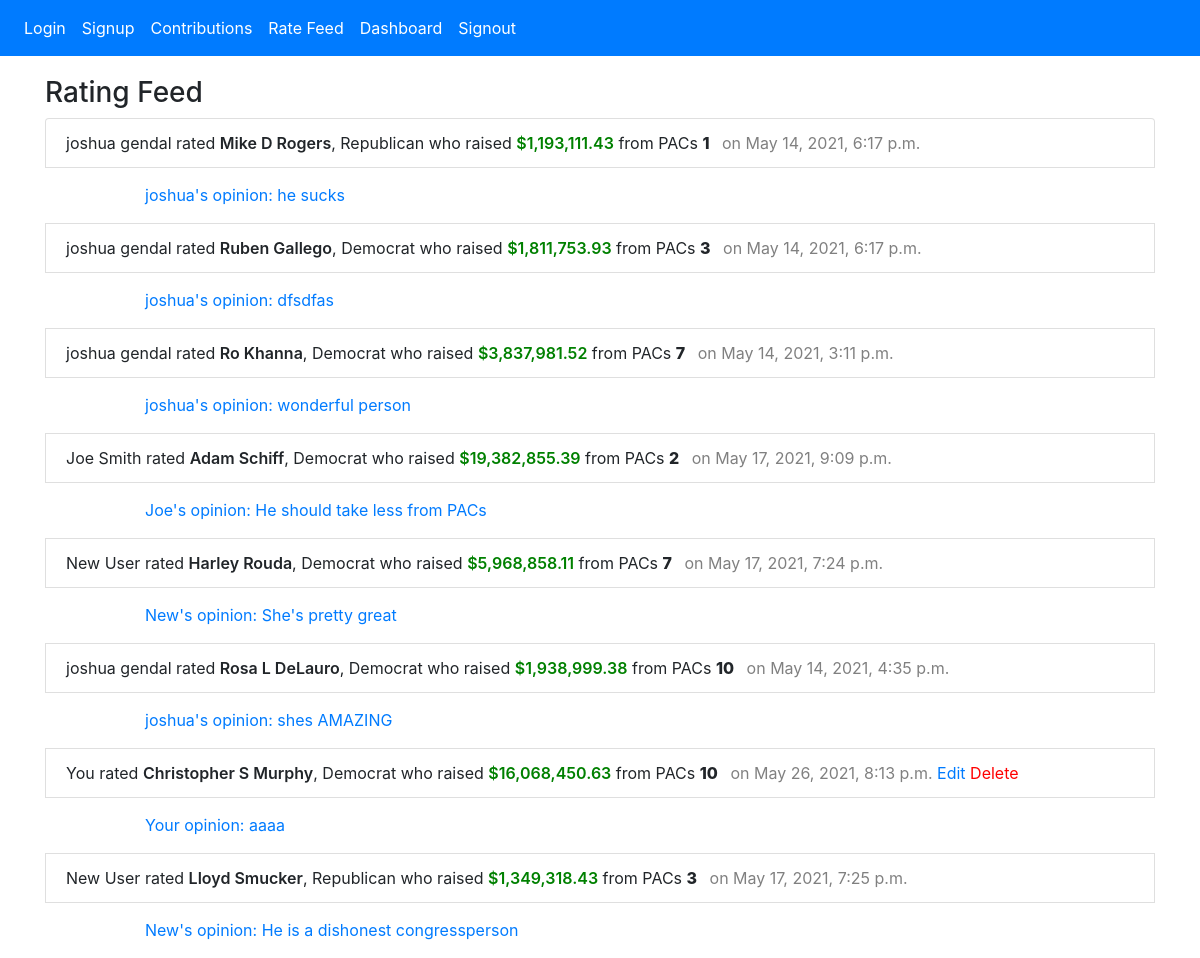
Page /rate-feed (signed in) on the committed database.
### congress_app/models.py (models this page shows, shortened)
class Rating(models.Model):
  rating = models.IntegerField()
  user = models.ForeignKey(User, related_name="ratings", on_delete=models.CASCADE)
  member = models.OneToOneField(MemberOfCongress, on_delete=models.CASCADE, primary_key=True)
  created_at = DateTimeField(auto_now_add=True, null=True)
  updated_at = DateTimeField(auto_now=True, null=True)
  objects = RatingManager()

class User(models.Model):
  first_name = models.CharField(max_length=45)
  last_name = models.CharField(max_length=45)
  email = models.EmailField(unique=True)
  password = models.CharField(max_length=255)
  created_at = DateTimeField(auto_now_add=True, null=True)
  updated_at = DateTimeField(auto_now=True, null=True)
  objects = UserManager()

class MemberOfCongress(models.Model):
  first_name = models.CharField(max_length=45)
  last_name = models.CharField(max_length=45)
  cid = models.CharField(max_length=50)
  state = models.CharField(max_length=10)
  party = models.CharField(max_length=10)
  chamber = models.CharField(max_length=5)
  first_elected = models.IntegerField()
  total_contributions = models.FloatField()

class Opinion(models.Model):
  text = models.TextField()
  user = models.ForeignKey(User, related_name="opinions", on_delete=models.CASCADE)
  member = models.OneToOneField(MemberOfCongress, on_delete=models.CASCADE, primary_key=True)
  created_at = DateTimeField(auto_now_add=True, null=True)
  updated_at = DateTimeField(auto_now=True, null=True)

### congress_app/views.py (the view)
# urls.py: path('rate-feed', views.rate_feed),
def rate_feed(request):
  all_ratings = Rating.objects.all()
  all_opinions = Opinion.objects.all()
  context = {
    'all_ratings': all_ratings,
    'all_opinions': all_opinions
  }
  return render(request, 'rate_feed.html', context)

### congress_app/templates/rate_feed.html (shortened to what this page needs)
<!DOCTYPE html>
<html lang="en">
  {% include "partials/header.html" %}
  </head>
  <body>
    {% include "partials/navbar.html" %}
    <div class="container">
      <div class="row">
        <div class="col-12">
          <h3>Rating Feed</h3>
          <ul class="list-group lg-margin-top ">
            {% for rating in all_ratings %}
              <li class="list-group-item">
                {% if 'user_id' in request.session %}
                  {% if request.session.user_id == rating.user.id %}
                    You
                  {% else %}
                    {{ rating.user.first_name }} {{ rating.user.last_name }}
                  {% endif %}
                {% else %}
                  {{ rating.user.first_name }} {{ rating.user.last_name }} rated
                {% endif %}
                rated <span class="member-text">{{ rating.member.first_name }} {{ rating.member.last_name }}</span>,
                {{ rating.member.party }}
                {% load humanize %}
                who raised <span class="green">${{ rating.member.total_contributions|intcomma }}</span>
                from PACs <span class="rating-text">{{ rating.rating }}</span>
                <span class="updated-time-text">on {{ rating.updated_at }}</span>
                {% if 'user_id' in request.session %}
                  {% if rating.user.id == request.session.user_id %}
                    <a href="edit-rating-opinion/{{ rating.member.cid }}">Edit</a>
                    <a class="delete-text" href="rating/delete/{{ rating.member.cid }}">Delete</a>
                  {% endif %}
                {% endif %}
              </li>
              {% for opinion in all_opinions %}
                {% if rating.member.cid == opinion.member.cid %}
                  {% if 'user_id' in request.session %}
                    {% if opinion.user.id == request.session.user_id %}
                      <p class="opinion-text">Your opinion: {{ opinion.text }}</p>
                    {% else %}
                      <p class="opinion-text">{{ rating.user.first_name }}'s opinion: {{ opinion.text }}</p>
                    {% endif %}
                  {% else %}
                  <p class="opinion-text">{{ rating.user.first_name }}'s opinion: {{ opinion.text }}</p>
                  {% endif %}
                {% endif %}
              {% endfor %}
            {% endfor %}
          </ul>
        </div>
      </div>
    </div>
  </body>

### congress_app/static/style.css (style rules this page uses)
.container { margin-top: 20px; }
.opinion-text { padding-left: 100px; padding-top: 15px; color: #007bff; }
.updated-time-text { color: grey; margin-left: 8px; }
ul { list-style-type: none; }
.green { color: green; font-weight: 600; }
.rating-text { font-weight: 800; }
.member-text { font-weight: 600; }
.delete-text { color: red; }

### rows in the picture
Rating: user.first_name "joshua", user.last_name "gendal", member.first_name "Mike D", member.last_name "Rogers", member.party "Republican", member.total_contributions "1,193,111.43", rating "1", updated_at "May 14, 2021, 6:17 p.m."
Opinion: text "he sucks"
Rating: user.first_name "joshua", user.last_name "gendal", member.first_name "Ruben", member.last_name "Gallego", member.party "Democrat", member.total_contributions "1,811,753.93", rating "3", updated_at "May 14, 2021, 6:17 p.m."
Opinion: text "dfsdfas"
Rating: user.first_name "joshua", user.last_name "gendal", member.first_name "Ro", member.last_name "Khanna", member.party "Democrat", member.total_contributions "3,837,981.52", rating "7", updated_at "May 14, 2021, 3:11 p.m."
Opinion: text "wonderful person"
Rating: user.first_name "Joe", user.last_name "Smith", member.first_name "Adam", member.last_name "Schiff", member.party "Democrat", member.total_contributions "19,382,855.39", rating "2", updated_at "May 17, 2021, 9:09 p.m."
Opinion: text "He should take less from PACs"
Rating: user.first_name "New", user.last_name "User", member.first_name "Harley", member.last_name "Rouda", member.party "Democrat", member.total_contributions "5,968,858.11", rating "7", updated_at "May 17, 2021, 7:24 p.m."
Opinion: text "She's pretty great"
Rating: user.first_name "joshua", user.last_name "gendal", member.first_name "Rosa L", member.last_name "DeLauro", member.party "Democrat", member.total_contributions "1,938,999.38", rating "10", updated_at "May 14, 2021, 4:35 p.m."
Opinion: text "shes AMAZING"
Rating: shows "You", member.first_name "Christopher S", member.last_name "Murphy", member.party "Democrat", member.total_contributions "16,068,450.63", rating "10", updated_at "May 26, 2021, 8:13 p.m."
Opinion: text "aaaa"
Rating: user.first_name "New", user.last_name "User", member.first_name "Lloyd", member.last_name "Smucker", member.party "Republican", member.total_contributions "1,349,318.43", rating "3", updated_at "May 17, 2021, 7:25 p.m."
Opinion: text "He is a dishonest congressperson"
